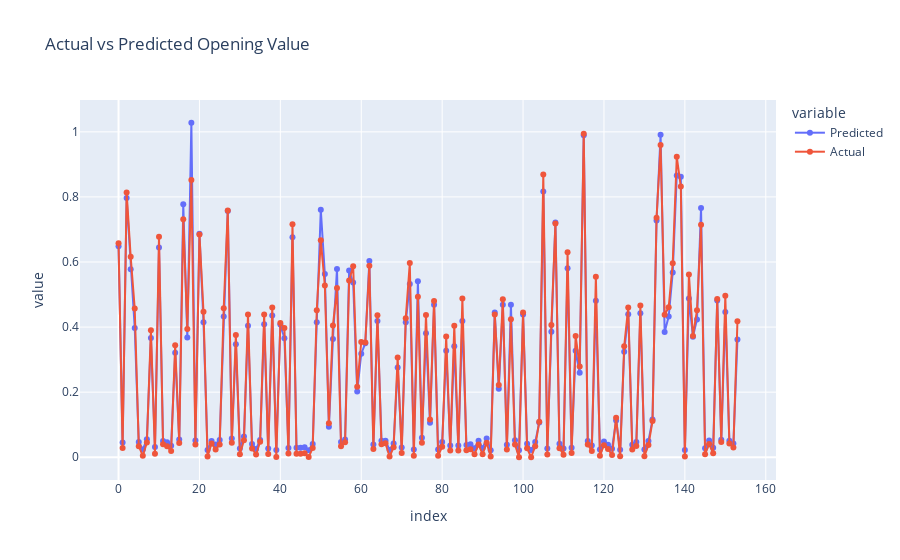

The notebook cell this image was saved under:
### Code cell
fig = px.line(
    compare,
    x=compare.index,
    y=['Predicted', 'Actual'],
    title='Actual vs Predicted Opening Value', markers='True'
)

fig.show()

### Figure 1 — Plotly figure (JSON) as saved in the notebook; plotly's stock layout.template omitted (floating-point values rounded to 4 significant figures; data arrays with more than 128 entries replaced by an {"elided": "..."} marker saying what was removed)
{"data": [{"hovertemplate": "variable=Predicted<br>index=%{x}<br>value=%{y}<extra></extra>", "legendgroup": "Predicted", "line": {"color": "#636efa", "dash": "solid"}, "marker": {"symbol": "circle"}, "mode": "markers+lines", "name": "Predicted", "orientation": "v", "showlegend": true, "type": "scatter", "x": {"elided": "154 int values"}, "xaxis": "x", "y": {"elided": "154 float values"}, "yaxis": "y"}, {"hovertemplate": "variable=Actual<br>index=%{x}<br>value=%{y}<extra></extra>", "legendgroup": "Actual", "line": {"color": "#EF553B", "dash": "solid"}, "marker": {"symbol": "circle"}, "mode": "markers+lines", "name": "Actual", "orientation": "v", "showlegend": true, "type": "scatter", "x": {"elided": "154 int values"}, "xaxis": "x", "y": {"elided": "154 float values"}, "yaxis": "y"}], "layout": {"legend": {"title": {"text": "variable"}, "tracegroupgap": 0}, "title": {"text": "Actual vs Predicted Opening Value"}, "xaxis": {"anchor": "y", "domain": [0, 1], "title": {"text": "index"}}, "yaxis": {"anchor": "x", "domain": [0, 1], "title": {"text": "value"}}}}
